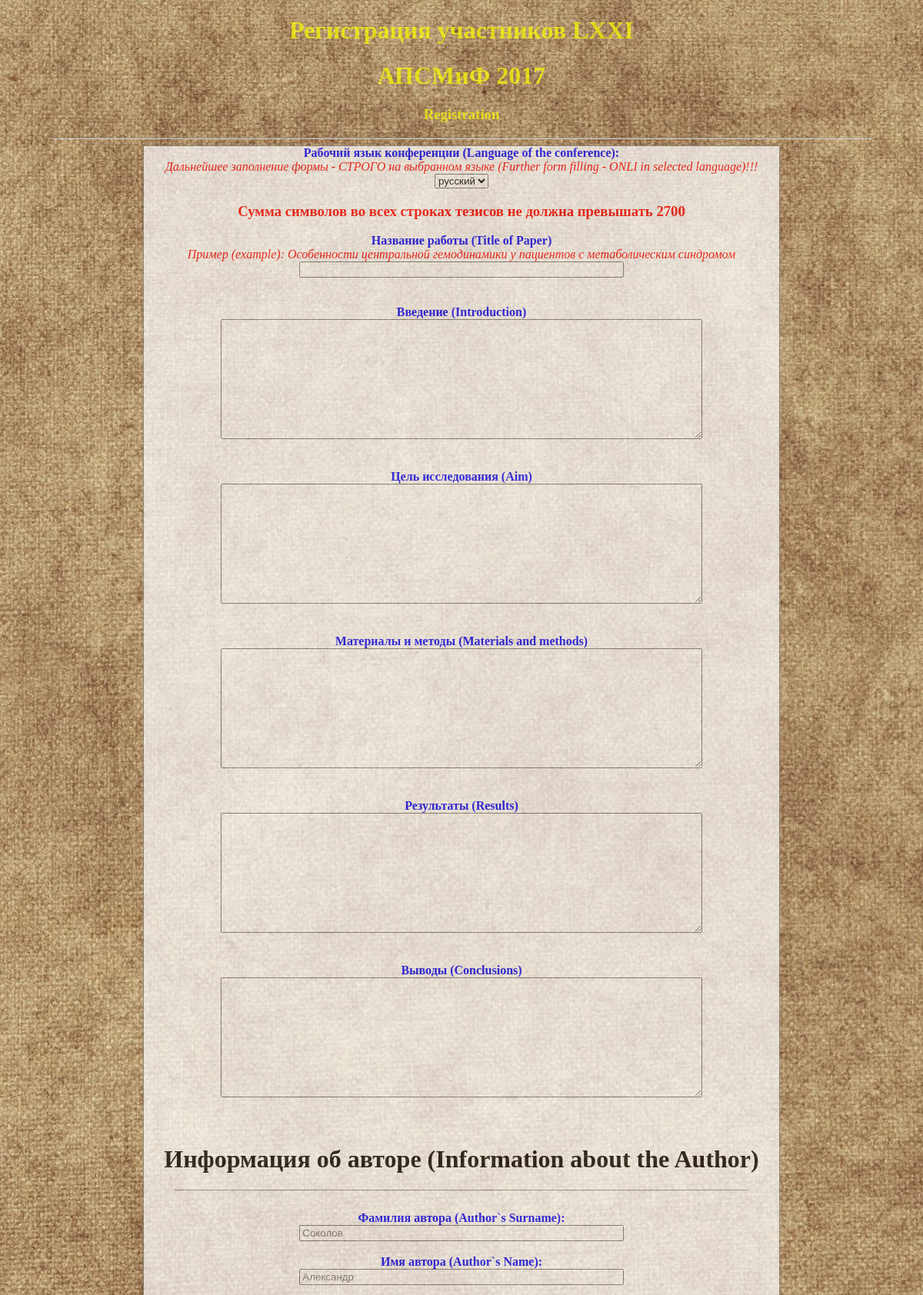
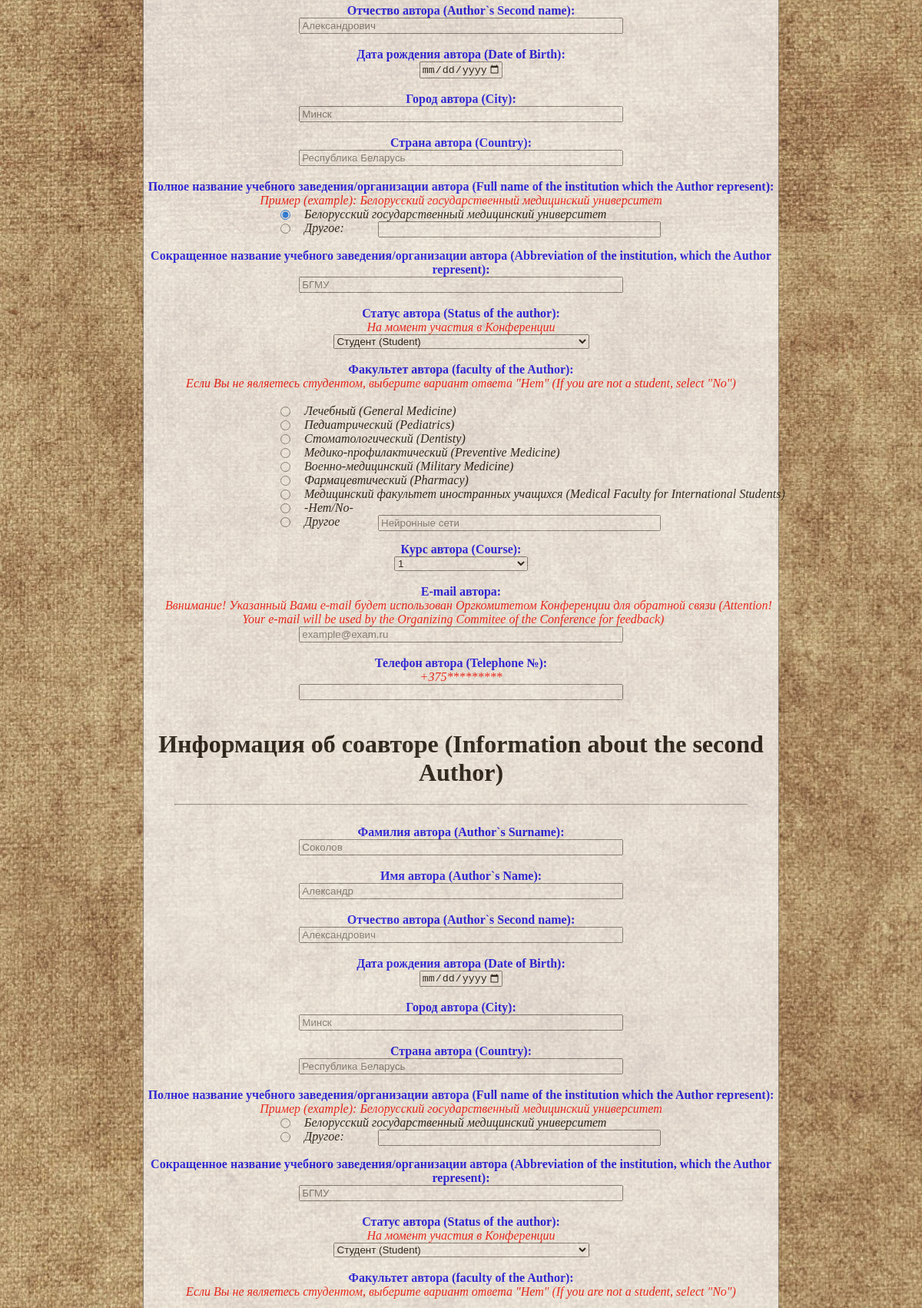
/PHP/index.php (upper part), run on the app's committed database (2 pictures, top to bottom).
### tables this page shows
CREATE TABLE IF NOT EXISTS `faculties` (
  `id_faculti` int(10) NOT NULL,
  `name_faculti` varchar(100) NOT NULL
);

### PHP/index.php (the view, shortened to what this page needs)
<!DOCTYPE html>
<html lang="en">
<head>
    <link rel="stylesheet" href="../CSS/style.css">
</head>
<body>
<div class="header">
    <h1> Регистрация участников LXXI</h1>
    <h1>АПСМиФ 2017</h1>
    <h3>Registration</h3>
    <hr>
</div>
<form method="post" action="<?php echo $_SERVER['PHP_SELF'];?>">
    <div id="conteiner">
        <div id="lang">
            <b>Рабочий язык конференции (Language of the conference):</b><br>
            <em class="hint">Дальнейшее заполнение формы - СТРОГО на выбранном языке (Further form filling - ONLI in selected language)!!!</em><br>
            <?php
            $dbc=mysqli_connect(HOST, USER_NAME, USER_PWD, DB_NAME)
            or die("Не удалось подключиться к БД");
            $query="SELECT * FROM languages";
            $result=mysqli_query($dbc, $query)
            or die ("Не удалось выполнить запрос");
            echo'<select name="chooseLanguage" required>';
            while($row=mysqli_fetch_array($result))
            {
                echo '<option value="'.$row['id_language'].'">'.$row['name_language'].'</option>';
            }
            echo'</select>';
            ?>
        </div>
        <div id="abstracts">
            <h3 class="hint">Сумма символов во всех строках тезисов не должна превышать 2700</h3>
            <b> Название работы (Title of Paper)</b><br>
            <em class="hint"> Пример (example): Особенности центральной гемодинамики у пациентов с метаболическим синдромом</em><br>
            <input type="text" name="titleOfPaper" id="titleOfPaper" required pattern="^[A-ZА-Я]{1}.*$"><br>
        </div>
        <br><br>
        <div id="introduction">
            <b> Введение (Introduction)</b><br>
            <textarea rows="10" cols="80" name="introduction" required></textarea>
        </div>
        <br><br>
        <div id="aim">
            <b> Цель исследования (Aim)</b><br>
            <textarea rows="10" cols="80" name="aim" required></textarea>
        </div>
        <br><br>
        <div id="materialsAndMethods">
            <b> Материалы и методы (Materials and methods)</b><br>
            <textarea rows="10" cols="80" name="materialsAndMethods" required></textarea>
        </div>
        <br><br>
        <div id="results">
            <b> Результаты (Results)</b><br>
            <textarea rows="10" cols="80" name="results" required></textarea>
        </div>
        <br><br>
        <div id="conclusions">
            <b> Выводы (Conclusions)</b><br>
            <textarea rows="10" cols="80" name="conclusions" required></textarea>
        </div>
        <br><br>
        <h1 id="aboutAuthor"> Информация об авторе (Information about the Author)</h1><hr><br>
        <div id="aboutAuthor">
            <b> Фамилия автора (Author`s Surname):</b><br>
            <input type="text" name="secondname" required pattern="^[А-Я]{1}[а-яА-Я\-]{2,30}|[A-Z]{1}[a-zA-Z\-]{2,30}$" placeholder="Соколов"><br><br>
            <b> Имя автора (Author`s Name):</b><br>
            <input type="text" name="firstname" required pattern="^[А-Я]{1}[а-яА-Я\-]{2,30}|[A-Z]{1}[a-zA-Z\-]{2,30}$" placeholder="Александр"><br><br>
            <b> Отчество автора (Author`s Second name):</b><br>
            <input type="text" name="midlname" required pattern="^[А-Я]{1}[а-яА-Я\-]{2,30}|[A-Z]{1}[a-zA-Z\-]{2,30}$" placeholder="Александрович"><br><br>
            <b> Дата рождения автора (Date of Birth):</b><br>
            <input type="date" name="birthdate" max="2007-01-01" min="1920-01-01" required title="Введите в формате: ГГГГ-ММ-ДД" placeholder="ГГГГ-ММ-ДД"><br><br>
            <b> Город автора (City):</b><br>
            <input type="text" name="city"required placeholder="Минск" pattern="^[А-Я]{1}[а-яА-Я\-\s]{2,40}|[A-Z]{1}[a-zA-Z\-\s]{2,40}$"><br><br>
            <b> Страна автора (Country):</b><br>
            <input type="text" name="country"required placeholder="Республика Беларусь" pattern="^[А-Я]{1}[а-яА-Я\-\s]{2,40}|[A-Z]{1}[a-zA-Z\-\s]{2,40}$"><br><br>
            <b> Полное название учебного заведения/организации автора (Full name of the institution which the Author represent):</b><br>
            <em class="hint">Пример (example): Белорусский государственный медицинский университет</em><br>
            <input type="radio" name="universityName" value="Белорусский государственный медицинский университет" checked><em class="radioNameUniver"> Белорусский государственный медицинский университет</em><br>
            <input type="radio" name="universityName" value="другое" id="otherUniver1"><em class="radioNameUniver"> Другое:</em>
            <input type="text" name="nameOtherUniversity" pattern="^[А-Я]{1}[а-яА-Я\-\s]{5,300}|[A-Z]{1}[a-zA-Z\-\s]{5,300}$" id="otherUniver"> <br><br>
            <b> Сокращенное название учебного заведения/организации автора (Abbreviation of the institution, which the Author represent):</b><br>
            <input type="text" name="abbreviatureUniver"required placeholder="БГМУ" pattern="^[А-Я]{2,30}|[A-Z]{2,30}$"><br><br>
            <b> Статус автора (Status of the author):</b><br>
            <em class="hint"> На момент участия в Конференции</em><br>
            <?php
            $query="SELECT * FROM statuses";
            $result=mysqli_query($dbc, $query)
            or die ("Не удалось выполнить запрос");
            echo'<select name="statusAuthor" required>';
            while($row=mysqli_fetch_array($result))
            {
                echo '<option value="'.$row['id_status'].'">'.$row['name_status'].'</option>';
            }
            echo'</select>';
            ?><br><br>
            <b> Факультет автора (faculty of the Author):</b><br>
            <em class="hint">Если Вы не являетесь студентом, выберите вариант ответа "Нет" (If you are not a student, select "No")</em><br>
            <?php
            $query="SELECT * FROM faculties";
            $result=mysqli_query($dbc, $query)
            or die ("Не удалось выполнить запрос");
            while($row=mysqli_fetch_array($result))
            {
                echo'<br>';
                echo'<input type="radio" name="facultyName" value="'.$row['name_faculti'].'"><em class="radioNameUniver"> '.$row['name_faculti'].' </em>';
            }
            ?>
            <input type="text" name="nameOtherFaculty" pattern="^[А-Я]{1}[а-яА-Я\-\s]{3,150}|[A-Z]{1}[a-zA-Z\-\s]{3,150}$" id="otherUniver" placeholder="Нейронные сети"> <br><br>
            <b> Курс автора (Course):</b><br>
            <?php
            $query="SELECT * FROM courses";
            $result=mysqli_query($dbc, $query)
            or die ("Не удалось выполнить запрос");
            echo'<select name="courseAuthor" required>';
            while($row=mysqli_fetch_array($result))
            {
                echo '<option value="'.$row['id_course'].'">'.$row['name_course'].'</option>';
            }
            echo'</select>';
            ?><br><br>
            <b> E-mail автора:</b><br>
            <em class="hint">Ввнимание! Указанный Вами e-mail будет использован Оргкомитетом Конференции для обратной связи
                (Attention! Your e-mail will be used by the Organizing Commitee of the Conference for feedback)</em><br>
            <input type="email" name="emailAuthor" placeholder="example@exam.ru" required pattern="^([a-z0-9_-]+\.)*[a-z0-9_-]+@[a-z0-9_-]+(\.[a-z0-9_-]+)*\.[a-z]{2,6}$"><br><br>
            <b> Телефон автора (Telephone №):</b><br>
            <em class="hint">+375*********</em><br>
            <input type="text" name="telAuthor" required pattern="^[0-9()\-+ ]{12,19}" title="Введите в формате +375-(33)-111-22-33"><br><br>
        </div>
        <h1 id="aboutAuthor2"> Информация об соавторе (Information about the  second Author)</h1><hr><br>
        <div id="aboutAuthor2">
            <b> Фамилия автора (Author`s Surname):</b><br>
            <input type="text" name="secondname2"  pattern="^[А-Я]{1}[а-яА-Я\-]{2,30}|[A-Z]{1}[a-zA-Z\-]{2,30}$" placeholder="Соколов"><br><br>
            <b> Имя автора (Author`s Name):</b><br>
            <input type="text" name="firstname2"  pattern="^[А-Я]{1}[а-яА-Я\-]{2,30}|[A-Z]{1}[a-zA-Z\-]{2,30}$" placeholder="Александр"><br><br>
            <b> Отчество автора (Author`s Second name):</b><br>
            <input type="text" name="midlname2"  pattern="^[А-Я]{1}[а-яА-Я\-]{2,30}|[A-Z]{1}[a-zA-Z\-]{2,30}$" placeholder="Александрович"><br><br>
            <b> Дата рождения автора (Date of Birth):</b><br>
            <input type="date" name="birthdate2" max="2007-01-01" min="1920-01-01"  title="Введите в формате: ГГГГ-ММ-ДД" placeholder="ГГГГ-ММ-ДД"><br><br>
            <b> Город автора (City):</b><br>
            <input type="text" name="city2" placeholder="Минск" pattern="^[А-Я]{1}[а-яА-Я\-\s]{2,40}|[A-Z]{1}[a-zA-Z\-\s]{2,40}$"><br><br>
            <b> Страна автора (Country):</b><br>
            <input type="text" name="country2" placeholder="Республика Беларусь" pattern="^[А-Я]{1}[а-яА-Я\-\s]{2,40}|[A-Z]{1}[a-zA-Z\-\s]{2,40}$"><br><br>
            <b> Полное название учебного заведения/организации автора (Full name of the institution which the Author represent):</b><br>
            <em class="hint">Пример (example): Белорусский государственный медицинский университет</em><br>
            <input type="radio" name="universityName2" value="Белорусский государственный медицинский университет" ><em class="radioNameUniver"> Белорусский государственный медицинский университет</em><br>
            <input type="radio" name="universityName2" value="другое" id="otherUniver1"><em class="radioNameUniver"> Другое:</em>
            <input type="text" name="nameOtherUniversity2" pattern="^[А-Я]{1}[а-яА-Я\-\s]{5,300}|[A-Z]{1}[a-zA-Z\-\s]{5,300}$" id="otherUniver"> <br><br>
            <b> Сокращенное название учебного заведения/организации автора (Abbreviation of the institution, which the Author represent):</b><br>
            <input type="text" name="abbreviatureUniver2" placeholder="БГМУ" pattern="^[А-Я]{2,30}|[A-Z]{2,30}$"><br><br>
            <b> Статус автора (Status of the author):</b><br>
            <em class="hint"> На момент участия в Конференции</em><br>
            <?php
            $query="SELECT * FROM statuses";
            $result=mysqli_query($dbc, $query)
            or die ("Не удалось выполнить запрос");
            echo'<select name="statusAuthor2" >';
            while($row=mysqli_fetch_array($result))
            {
                echo '<option value="'.$row['id_status'].'">'.$row['name_status'].'</option>';
            }
            echo'</select>';
            ?><br><br>
            <b> Факультет автора (faculty of the Author):</b><br>
            <em class="hint">Если Вы не являетесь студентом, выберите вариант ответа "Нет" (If you are not a student, select "No")</em><br>
            <?php
            $query="SELECT * FROM faculties";
            $result=mysqli_query($dbc, $query)
            or die ("Не удалось выполнить запрос");
            while($row=mysqli_fetch_array($result))
            {
                echo'<br>';
            }
            ?>
            <input type="text" name="nameOtherFaculty2" pattern="^[А-Я]{1}[а-яА-Я\-\s]{3,150}|[A-Z]{1}[a-zA-Z\-\s]{3,150}$" id="otherUniver" placeholder="Нейронные сети"> <br><br>
            <b> Курс автора (Course):</b><br>
            ?><br><br>
            <b> E-mail автора:</b><br>
                <br>
            <input type="email" name="emailAuthor2" placeholder="example@exam.ru"  pattern="^([a-z0-9_-]+\.)*[a-z0-9_-]+@[a-z0-9_-]+(\.[a-z0-9_-]+)*\.[a-z]{2,6}$"><br><br>
            <b> Телефон автора (Telephone №):</b><br>
            <em class="hint">+375*********</em><br>
            <input type="text" name="telAuthor2"  pattern="^[0-9()\-+ ]{12,19}" title="Введите в формате +375-(33)-111-22-33"><br><br>
        </div>
        <button  type="submit" name="btnSend" >Отправить</button><br><br>
        </div>
</form>
</body>
</html>

### CSS/style.css (style rules this page uses)
input[type=text], input[type=email] { width: 50%; }
.header { text-align: center; color: yellow; }
.hint { color: red; padding: 0px 20px 0px 20px; }
#conteiner { background: white; text-align: center; margin: 0% 15% 0% 15%; border:solid gray 1px; height: 100%; }
body { background-image: url("../Images/svetlyj-fon.jpg"); opacity: 0.7; }
b { color: blue; }
input[type=radio] { position: absolute; left: 30%; }
em.radioNameUniver { position: absolute; left: 33%; }
#otherUniver { position: absolute; left: 41%; width:30%; }
hr { color: grey; width: 90%; align-items:center; }
select { max-width: 80%; }
textarea { width: 75%; }

### data on the page
faculties: name_faculti "Лечебный (General Medicine)"
faculties: name_faculti "Педиатрический (Pediatrics)"
faculties: name_faculti "Стоматологический (Dentisty)"
faculties: name_faculti "Медико-профилактический (Preventive Medicine)"
faculties: name_faculti "Военно-медицинский (Military Medicine)"
faculties: name_faculti "Фармацевтический (Pharmacy)"
faculties: name_faculti "Медицинский факультет иностранных учащихся (Medical Faculty for International Students)"
faculties: name_faculti "-Нет/No-"
faculties: name_faculti "Другое"

### other printed values
form field chooseLanguage "русский"
form field statusAuthor "Студент (Student)"
form field courseAuthor "1"
form field statusAuthor2 "Студент (Student)"
